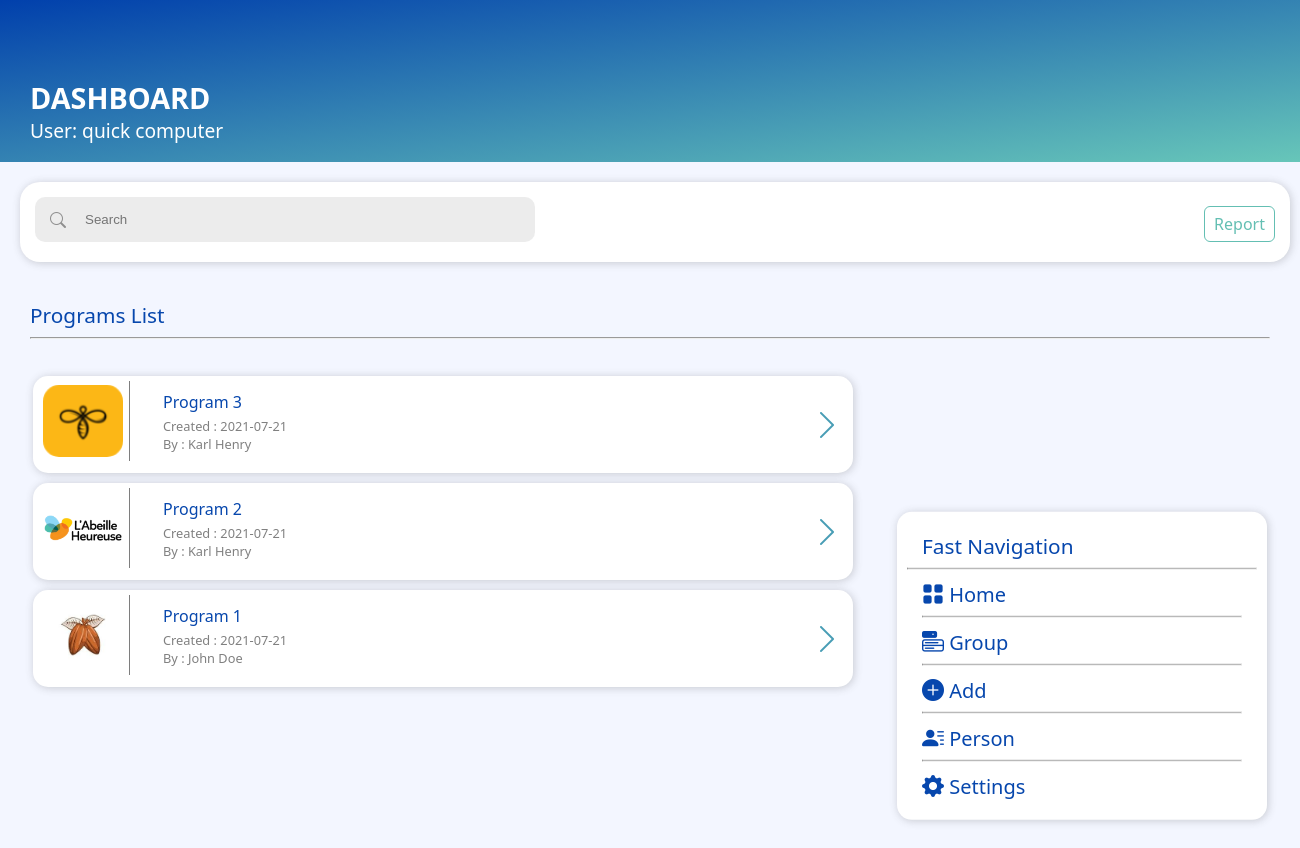
Page /View/index.php (signed in) on the committed database.
### tables this page shows
CREATE TABLE `entreprise` (
  `id_ent` int(11) NOT NULL,
  `code_entreprise` varchar(50) NOT NULL,
  `nom_entreprise` varchar(100) NOT NULL,
  `date_creation` date NOT NULL,
  `date_expiration` date NOT NULL,
  `id_statut` int(11) NOT NULL
);

CREATE TABLE `program` (
  `id_program` int(11) NOT NULL,
  `program_name` varchar(50) NOT NULL,
  `date_creation` date NOT NULL,
  `date_expiration` date NOT NULL,
  `description` varchar(100) NOT NULL,
  `image` varchar(100) NOT NULL,
  `code_entreprise` varchar(50) NOT NULL,
  `code_user` int(11) NOT NULL
);

CREATE TABLE `users` (
  `code_user` int(11) NOT NULL,
  `nom` varchar(50) NOT NULL,
  `prenom` varchar(50) NOT NULL,
  `email` varchar(50) NOT NULL,
  `password` varchar(255) NOT NULL,
  `adresse` varchar(100) NOT NULL,
  `telephone_1` varchar(20) NOT NULL,
  `telephone_2` varchar(20) NOT NULL,
  `code_entreprise` varchar(50) NOT NULL,
  `id_role` int(11) NOT NULL,
  `id_statut` int(11) NOT NULL
);

### View/index.php (the view, shortened to what this page needs)
<!Doctype html>
<html>
<head>
    <link rel="stylesheet" href="css/style.css">
    <link rel="stylesheet" href="css/main.css">
    <link rel="stylesheet" href="https://cdn.jsdelivr.net/npm/bootstrap-icons@1.5.0/font/bootstrap-icons.css">
</head>
<body class="body">
    <?php
        include_once('header.php');
    ?>
    <div class="header-content">
        <div class="title">
            Dashboard
        </div>
        <span class="subtitle">User:
            <?php $nom = $_SESSION["nom"];
            $prenom = $_SESSION["prenom"];
            echo $nom . ' ' . $prenom; ?>
        </span>
    </div>
    <div class="second-part-content">
        <div class="search">
            <div class="custom-container">
                <form action="" method="post" class="">
                    <i class="bi bi-search"></i>
                    <input type="text" name="searchAll" id="" placeholder="Search" class="search-main">
                </form>
            </div>
            <div class="link">
                <ul>
                    <?php
                    if (isset($_SESSION["role"]) && $_SESSION["role"] === 3) {
                        echo '<li><a href="add-user.php" class="btn btn-outline-primary">New user</a></li>
                            <li><a href="create-program.php" class="btn btn-outline-secondary">New program</a></li>
                            <li><a href="report.php" class="btn btn-outline-muted">Report</a></li>';
                    } elseif (isset($_SESSION["role"]) && $_SESSION["role"] === 2) {
                        echo '<li><a href="add-user.php" class="btn btn-outline-primary">New user</a></li>
                            <li><a href="create-program.php" class="btn btn-outline-secondary">New program</a></li>';
                    } elseif (isset($_SESSION["role"]) && $_SESSION["role"] === 1) {
                        echo '<li><a href="report.php" class="col-md btn btn-outline-muted">Report</a></li>';
                    }
                    ?>
                </ul>
            </div>
        </div>
    </div>
    <div class="third-part-content">
        <div class="container mt-3">
            <span class="title-page-list">
                <a>
                    Programs List
                </a>
                <hr class="hr">
            </span>
            <div class="list-content mt-3 mb-5">
                <?php
                if (isset($_POST["searchAll"])) {
                    $search = $_POST["searchAll"];
                    $code_entreprise = $_SESSION["code_entreprise"];
                    $query = "SELECT * FROM entreprise, program, users WHERE entreprise.code_entreprise = '$code_entreprise' AND program.code_entreprise = '$code_entreprise'
                    AND users.code_entreprise = '$code_entreprise' AND program_name LIKE '%$search%' AND users.code_user = program.code_user ORDER BY id_program DESC";
                    $result = $conn->query($query);
                    if (mysqli_num_rows($result) > 0) {
                        while ($row = mysqli_fetch_assoc($result)) {
                            echo '<a href="program-details.php?program=' . $row["id_program"] . '" class="nav-link">
                            <div class="bg-white">
                                <div class="img-size">
                                    <img src="../Assets/images/' . $row["image"] . '" class="img-content" alt="">
                                </div>
                                <div class="name-and-details">
                                    <div class="name">' . $row["program_name"] . '</div>
                                    <div class="details">
                                     Created : ' . $row["date_creation"] . '<br>
                                     By : ' . $row["nom"] . ' ' . $row["prenom"] . '</div>
                                </div>
                                <div class="more-details">
                                    <a href="program-details.php?program=' . $row["id_program"] . '"><i class="bi bi-chevron-right"></i></a>
                                </div>
                            </div>
                        </a>';
                        }
                    }else {
                        echo '<div class="bg-white">
                        <div class="group-name-and-details">
                            <div class="group-name">There is no program for your enterprise...</div>
                            <div class="group-details">Please create a new program !</div>
                        </div>
                    </div>';
                    }
                } else {
                    $code_entreprise = $_SESSION["code_entreprise"];
                    $query = "SELECT * FROM entreprise, program, users WHERE entreprise.code_entreprise = '$code_entreprise' AND program.code_entreprise = '$code_entreprise'
                    AND users.code_entreprise = '$code_entreprise' AND users.code_user = program.code_user ORDER BY id_program DESC";
                    $result = $conn->query($query);
                    if (mysqli_num_rows($result) > 0) {
                        while ($row = mysqli_fetch_assoc($result)) {
                            echo '<a href="program-details.php?program=' . $row["id_program"] . '" class="nav-link">
                            <div class="bg-white">
                                <div class="img-size">
                                    <img src="../Assets/images/' . $row["image"] . '" class="img-content" alt="">
                                </div>
                                <div class="name-and-details">
                                    <div class="name">' . $row["program_name"] . '</div>
                                    <div class="details">
                                     Created : ' . $row["date_creation"] . '<br>
                                     By : ' . $row["nom"] . ' ' . $row["prenom"] . '</div>
                                </div>
                                <div class="more-details">
                                    <a href="program-details.php?program=' . $row["id_program"] . '"><i class="bi bi-chevron-right"></i></a>
                                </div>
                            </div>
                        </a>';
                        }
                    }
                }
                ?>
                <?php
                include_once('sidebar.php');
                ?>
            </div>
        </div>
    </div>
    <?php
    include_once('footer.php');
    ?>
</body>
</html>

### View/css/style.css (style rules this page uses)
:root { --background-color: #F3F6FF; --white: #FFF; --gray: rgba(128, 128, 128, 0.863); --primary: #0747AD; --secondary: #489DB5; --muted: #64BFB3; --bg-light-gray: rgb(252, 252, 252); }
.container { padding: 0 30px; }
a { text-decoration: none; -webkit-tap-highlight-color: transparent; }
body, .body { background-color: var(--background-color); padding: 0; margin: 0; font-family: 'Segoe UI', Tahoma, Geneva, Verdana, sans-serif; }
.header-content { background-image: linear-gradient(to bottom right, rgb(1, 64, 172), rgb(103, 198, 185)); height: auto; width: 100%; color: var(--white); padding: 18px 0; position: sticky; }
.title, .subtitle { margin: 0 30px; width: auto; }
.title { font-size: 1.8rem; font-weight: bold; margin-top: 60px; text-transform: uppercase; width: auto; }
.subtitle { font-weight: lighter; font-size: 1.2rem; }
.second-part-content { margin: 20px; padding: 15px; height: 50px; width: 1240px; background-color: var(--white); box-shadow: 1px 1px 8px rgba(65, 65, 65, 0.247); border-radius: 20px; }
.custom-container { float: left; }
.bi-search { position: absolute; margin-top: 12px; margin-left: 15px; color: var(--gray) }
.search-main { height: 45px; width: 400px; background-color: rgba(206, 206, 206, 0.384); border-style: none; border-radius: 10px; padding: 0 50px; -webkit-tap-highlight-color: transparent; }
.nav-link { color: inherit; text-decoration: none !important; -webkit-tap-highlight-color: transparent; }
.link { position: relative; float: right; }
.link ul li { list-style: none; display: inline-block; }
.btn { background-color: none; padding: 6px 9px; text-decoration: none; padding: 6px 9px; border-radius: 6px; }
.btn-outline-muted { border: 1px solid var(--muted); color: var(--muted); }
.col-md { width: 100%; }
.mt-3 { margin-top: 3%; }
.mb-5 { margin-bottom: 100px; }
.title-page-list a { color: var(--primary); font-weight: 500; font-size: 1.3rem; }
.list-content { padding: 0 3px; }
.bg-white { height: auto; width: 800px; border-radius: 15px; box-shadow: 1px 1px 8px rgba(65, 65, 65, 0.247); background-color: var(--white); padding: 20px 10px; margin-bottom: 10px; }
.img-size { height: 80px; width: 80px; padding-right: 6px; border-right: 1px solid rgb(126, 126, 126); margin-top: -15px; }
.img-content { width: 80px; height: 80px; object-fit: contain; }
.name-and-details { position: relative; margin-top: -70px; margin-left: 120px; }
.name, .group-name { font-weight: 500; color: var(--primary); margin-bottom: 4px; width: max-content; }
.details { font-weight: lighter; font-size: 0.8rem; color: gray; }
.more-details a { font-size: 2rem; color: var(--secondary); position: inherit; float: right; margin-top: -50px; }

### rows in the picture
entreprise: program.image (picture), program.program_name "Program 3", program.date_creation "2021-07-21", users.nom "Karl", users.prenom "Henry", program.program_name "Program 2", program.program_name "Program 1", users.nom "John", users.prenom "Doe"

### other values in the picture
$nom "quick"
$prenom "computer"
